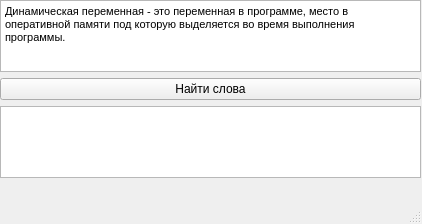
<?xml version="1.0" encoding="UTF-8"?>
<ui version="4.0">
 <class>Window</class>
 <widget class="QMainWindow" name="Window">
  <property name="geometry">
   <rect>
    <x>0</x>
    <y>0</y>
    <width>422</width>
    <height>224</height>
   </rect>
  </property>
  <property name="minimumSize">
   <size>
    <width>422</width>
    <height>224</height>
   </size>
  </property>
  <property name="maximumSize">
   <size>
    <width>422</width>
    <height>224</height>
   </size>
  </property>
  <property name="windowTitle">
   <string>Поиск всех слов</string>
  </property>
  <widget class="QWidget" name="centralwidget">
   <widget class="QWidget" name="verticalLayoutWidget">
    <property name="geometry">
     <rect>
      <x>0</x>
      <y>0</y>
      <width>421</width>
      <height>198</height>
     </rect>
    </property>
    <layout class="QVBoxLayout" name="verticalLayout">
     <item>
      <widget class="QTextEdit" name="textEdit">
       <property name="html">
        <string>&lt;!DOCTYPE HTML PUBLIC &quot;-//W3C//DTD HTML 4.0//EN&quot; &quot;http://www.w3.org/TR/REC-html40/strict.dtd&quot;&gt;
&lt;html&gt;&lt;head&gt;&lt;meta name=&quot;qrichtext&quot; content=&quot;1&quot; /&gt;&lt;style type=&quot;text/css&quot;&gt;
p, li { white-space: pre-wrap; }
&lt;/style&gt;&lt;/head&gt;&lt;body style=&quot; font-family:'MS Shell Dlg 2'; font-size:8.25pt; font-weight:400; font-style:normal;&quot;&gt;
&lt;p style=&quot; margin-top:0px; margin-bottom:0px; margin-left:0px; margin-right:0px; -qt-block-indent:0; text-indent:0px;&quot;&gt;Динамическая переменная - это переменная в программе, место в оперативной памяти под которую выделяется во время выполнения программы.&lt;/p&gt;&lt;/body&gt;&lt;/html&gt;</string>
       </property>
      </widget>
     </item>
     <item>
      <widget class="QPushButton" name="pushButton">
       <property name="text">
        <string>Найти слова</string>
       </property>
      </widget>
     </item>
     <item>
      <widget class="QTextEdit" name="textEdit_2"/>
     </item>
     <item>
      <widget class="QLabel" name="label_2">
       <property name="text">
        <string/>
       </property>
       <property name="alignment">
        <set>Qt::AlignCenter</set>
       </property>
      </widget>
     </item>
    </layout>
   </widget>
  </widget>
  <widget class="QMenuBar" name="menubar">
   <property name="geometry">
    <rect>
     <x>0</x>
     <y>0</y>
     <width>422</width>
     <height>21</height>
    </rect>
   </property>
  </widget>
  <widget class="QStatusBar" name="statusbar"/>
 </widget>
 <resources/>
 <connections/>
</ui>
